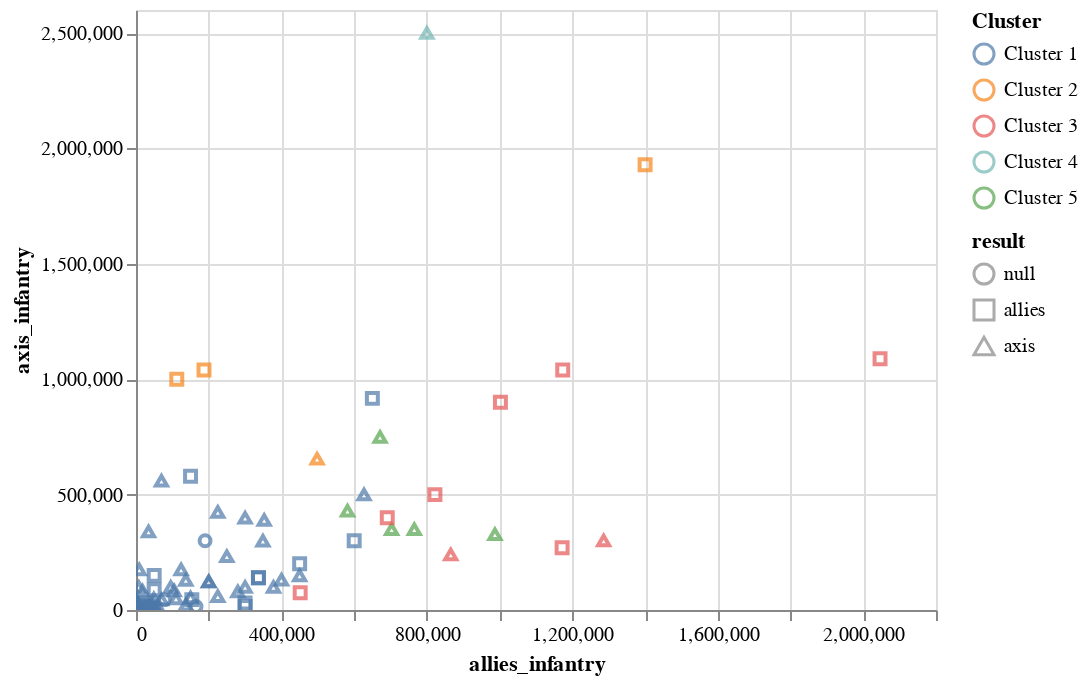

Notebook source saved alongside this figure:
### Code cell
c.encode(color=alt.Color('label 2:N', legend=alt.Legend(title='Cluster')))

### Figure 1 — Vega-Lite specification as saved in the notebook (floating-point values rounded to 4 significant figures)
{"$schema": "https://vega.github.io/schema/vega-lite/v3.3.0.json", "config": {"mark": {"tooltip": null}, "view": {"height": 300, "width": 400}}, "data": {"name": "data-3855ad11ffbf917cc8912d772e5f4b11"}, "datasets": {"data-3855ad11ffbf917cc8912d772e5f4b11": [{"allies_guns": 0, "allies_infantry": 240, "allies_tanks": 0, "axis_guns": 0, "axis_infantry": 3400, "axis_tanks": 0, "label": "Cluster 1", "label 2": "Cluster 1", "name": "Battle of Westerplatte", "result": "axis", "start": "1939-09-01T00:00:00"}, {"allies_guns": 16, "allies_infantry": 50000, "allies_tanks": 58, "axis_guns": 109, "axis_infantry": 5000, "axis_tanks": 498, "label": "Cluster 1", "label 2": "Cluster 1", "name": "Battle of Jordanów", "result": "axis", "start": "1939-09-01T00:00:00"}, {"allies_guns": 6, "allies_infantry": 720, "allies_tanks": 0, "axis_guns": 657, "axis_infantry": 42200, "axis_tanks": 350, "label": "Cluster 1", "label 2": "Cluster 1", "name": "Battle of Wizna", "result": "axis", "start": "1939-09-01T00:00:00"}, {"allies_guns": 46, "allies_infantry": 2800, "allies_tanks": 0, "axis_guns": 0, "axis_infantry": 38000, "axis_tanks": 0, "label": "Cluster 1", "label 2": "Cluster 1", "name": "Battle of Hel", "result": "axis", "start": "1939-09-01T00:00:00"}, {"allies_guns": 0, "allies_infantry": 225000, "allies_tanks": 0, "axis_guns": 0, "axis_infantry": 425000, "axis_tanks": 500, "label": "Cluster 4", "label 2": "Cluster 1", "name": "Battle of the Bzura", "result": "axis", "start": "1939-09-01T00:00:00"}, {"allies_guns": 0, "allies_infantry": 124000, "allies_tanks": 0, "axis_guns": 0, "axis_infantry": 175000, "axis_tanks": 0, "label": "Cluster 1", "label 2": "Cluster 1", "name": "Siege of Warsaw", "result": "axis", "start": "1939-09-01T00:00:00"}, {"allies_guns": 30, "allies_infantry": 8800, "allies_tanks": 0, "axis_guns": 0, "axis_infantry": 175000, "axis_tanks": 200, "label": "Cluster 1", "label 2": "Cluster 1", "name": "Battle of Lwów", "result": "axis", "start": "1939-09-01T00:00:00"}, {"allies_guns": 0, "allies_infantry": 70000, "allies_tanks": 400, "axis_guns": 0, "axis_infantry": 45000, "axis_tanks": 800, "label": "Cluster 1", "label 2": "Cluster 1", "name": "Battle of Tomaszów Lubelski", "result": "axis", "start": "1939-09-01T00:00:00"}, {"allies_guns": 0, "allies_infantry": 22500, "allies_tanks": 0, "axis_guns": 0, "axis_infantry": 20000, "axis_tanks": 0, "label": "Cluster 1", "label 2": "Cluster 1", "name": "Battle of Krasnobród", "result": "allies", "start": "1939-09-01T00:00:00"}, {"allies_guns": 0, "allies_infantry": 18000, "allies_tanks": 0, "axis_guns": 0, "axis_infantry": 30000, "axis_tanks": 400, "label": "Cluster 1", "label 2": "Cluster 1", "name": "Battle of Kock", "result": "allies", "start": "1939-10-01T00:00:00"}, {"allies_guns": 22, "allies_infantry": 6500, "allies_tanks": 0, "axis_guns": 0, "axis_infantry": 20000, "axis_tanks": 200, "label": "Cluster 1", "label 2": "Cluster 1", "name": "Battle of Wilno", "result": "axis", "start": "1939-09-01T00:00:00"}, {"allies_guns": 0, "allies_infantry": 4000, "allies_tanks": 0, "axis_guns": 0, "axis_infantry": 15000, "axis_tanks": 0, "label": "Cluster 1", "label 2": "Cluster 1", "name": "Battle of Szack", "result": "allies", "start": "1939-09-01T00:00:00"}, {"allies_guns": 13, "allies_infantry": 2000, "allies_tanks": 0, "axis_guns": 200, "axis_infantry": 1200, "axis_tanks": 70, "label": "Cluster 1", "label 2": "Cluster 1", "name": "Battle of Wytyczno", "result": "axis", "start": "1939-10-01T00:00:00"}, {"allies_guns": 0, "allies_infantry": 55000, "allies_tanks": 100, "axis_guns": 0, "axis_infantry": 11500, "axis_tanks": 0, "label": "Cluster 1", "label 2": "Cluster 1", "name": "Battle of Suomussalmi", "result": "axis", "start": "1939-12-01T00:00:00"}, {"allies_guns": 0, "allies_infantry": 300000, "allies_tanks": 0, "axis_guns": 0, "axis_infantry": 15000, "axis_tanks": 0, "label": "Cluster 1", "label 2": "Cluster 1", "name": "Battle of Summa", "result": "allies", "start": "1939-12-01T00:00:00"}, {"allies_guns": 0, "allies_infantry": 25000, "allies_tanks": 0, "axis_guns": 0, "axis_infantry": 10000, "axis_tanks": 0, "label": "Cluster 1", "label 2": "Cluster 1", "name": "Battle of Raate Road", "result": "axis", "start": "1940-01-01T00:00:00"}, {"allies_guns": 0, "allies_infantry": 60000, "allies_tanks": 100, "axis_guns": 0, "axis_infantry": 15000, "axis_tanks": 0, "label": "Cluster 1", "label 2": "Cluster 1", "name": "Battle of Kollaa", "result": "axis", "start": "1939-12-01T00:00:00"}, {"allies_guns": 0, "allies_infantry": 30000, "allies_tanks": 800, "axis_guns": 0, "axis_infantry": 750, "axis_tanks": 0, "label": "Cluster 1", "label 2": "Cluster 1", "name": "Battle of Petsamo", "result": "allies", "start": "1939-11-01T00:00:00"}, {"allies_guns": 0, "allies_infantry": 9000, "allies_tanks": 3, "axis_guns": 0, "axis_infantry": 17000, "axis_tanks": 800, "label": "Cluster 1", "label 2": "Cluster 1", "name": "Defense of Brest Fortress", "result": "axis", "start": "1941-06-01T00:00:00"}, {"allies_guns": 14171, "allies_infantry": 671165, "allies_tanks": 4522, "axis_guns": 0, "axis_infantry": 750000, "axis_tanks": 1936, "label": "Cluster 4", "label 2": "Cluster 5", "name": "Battle of Białystok-Minsk", "result": "axis", "start": "1941-06-01T00:00:00"}, {"allies_guns": 5573, "allies_infantry": 498000, "allies_tanks": 1393, "axis_guns": 7673, "axis_infantry": 655000, "axis_tanks": 1389, "label": "Cluster 4", "label 2": "Cluster 2", "name": "Baltic Operation", "result": "axis", "start": "1941-06-01T00:00:00"}, {"allies_guns": 0, "allies_infantry": 650000, "allies_tanks": 0, "axis_guns": 0, "axis_infantry": 917000, "axis_tanks": 0, "label": "Cluster 4", "label 2": "Cluster 1", "name": "Continuation War", "result": "allies", "start": "1941-06-01T00:00:00"}, {"allies_guns": 0, "allies_infantry": 45000, "allies_tanks": 0, "axis_guns": 0, "axis_infantry": 27500, "axis_tanks": 0, "label": "Cluster 1", "label 2": "Cluster 1", "name": "Operation Platinum Fox", "result": "axis", "start": "1941-06-01T00:00:00"}, {"allies_guns": 0, "allies_infantry": 78500, "allies_tanks": 200, "axis_guns": 0, "axis_infantry": 45000, "axis_tanks": 72, "label": "Cluster 1", "label 2": "Cluster 1", "name": "Operation Arctic Fox", "result": null, "start": "1941-07-01T00:00:00"}, {"allies_guns": 0, "allies_infantry": 581600, "allies_tanks": 1545, "axis_guns": 0, "axis_infantry": 430000, "axis_tanks": 1780, "label": "Cluster 4", "label 2": "Cluster 5", "name": "Battle of Smolensk (1941)", "result": "axis", "start": "1941-07-01T00:00:00"}, {"allies_guns": 858, "allies_infantry": 300000, "allies_tanks": 317, "axis_guns": 0, "axis_infantry": 400000, "axis_tanks": 600, "label": "Cluster 4", "label 2": "Cluster 1", "name": "Battle of Uman", "result": "axis", "start": "1941-07-01T00:00:00"}, {"allies_guns": 240, "allies_infantry": 34500, "allies_tanks": 0, "axis_guns": 0, "axis_infantry": 340223, "axis_tanks": 0, "label": "Cluster 1", "label 2": "Cluster 1", "name": "Siege of Odessa (1941)", "result": "axis", "start": "1941-08-01T00:00:00"}, {"allies_guns": 0, "allies_infantry": 627000, "allies_tanks": 0, "axis_guns": 0, "axis_infantry": 500000, "axis_tanks": 0, "label": "Cluster 4", "label 2": "Cluster 1", "name": "Battle of Kiev (1941)", "result": "axis", "start": "1941-08-01T00:00:00"}, {"allies_guns": 0, "allies_infantry": 190000, "allies_tanks": 0, "axis_guns": 0, "axis_infantry": 300000, "axis_tanks": 0, "label": "Cluster 1", "label 2": "Cluster 1", "name": "Sinyavino Offensive (1942)", "result": null, "start": "1942-10-01T00:00:00"}, {"allies_guns": 4600, "allies_infantry": 352500, "allies_tanks": 500, "axis_guns": 700, "axis_infantry": 390000, "axis_tanks": 50, "label": "Cluster 4", "label 2": "Cluster 1", "name": "Operation Iskra", "result": "axis", "start": "1943-01-01T00:00:00"}, {"allies_guns": 0, "allies_infantry": 1500, "allies_tanks": 0, "axis_guns": 0, "axis_infantry": 30000, "axis_tanks": 12, "label": "Cluster 1", "label 2": "Cluster 1", "name": "First Battle of Kharkov", "result": "axis", "start": "1941-10-01T00:00:00"}, {"allies_guns": 0, "allies_infantry": 32000, "allies_tanks": 0, "axis_guns": 0, "axis_infantry": 15000, "axis_tanks": 600, "label": "Cluster 1", "label 2": "Cluster 1", "name": "Battle at Borodino Field", "result": null, "start": "1941-10-01T00:00:00"}, {"allies_guns": 0, "allies_infantry": 249800, "allies_tanks": 238, "axis_guns": 0, "axis_infantry": 232549, "axis_tanks": 257, "label": "Cluster 1", "label 2": "Cluster 1", "name": "Battle of the Kerch Peninsula", "result": "axis", "start": "1941-12-01T00:00:00"}, {"allies_guns": 0, "allies_infantry": 349000, "allies_tanks": 120, "axis_guns": 0, "axis_infantry": 300000, "axis_tanks": 250, "label": "Cluster 4", "label 2": "Cluster 1", "name": "Battle of Rostov", "result": "axis", "start": "1941-11-01T00:00:00"}, {"allies_guns": 7600, "allies_infantry": 1400000, "allies_tanks": 3232, "axis_guns": 14000, "axis_infantry": 1929406, "axis_tanks": 2470, "label": "Cluster 5", "label 2": "Cluster 2", "name": "Battle of Moscow", "result": "allies", "start": "1941-10-01T00:00:00"}, {"allies_guns": 0, "allies_infantry": 400000, "allies_tanks": 0, "axis_guns": 0, "axis_infantry": 131000, "axis_tanks": 0, "label": "Cluster 1", "label 2": "Cluster 1", "name": "Demyansk Pocket", "result": "axis", "start": "1942-02-01T00:00:00"}, {"allies_guns": 1154, "allies_infantry": 765300, "allies_tanks": 1476, "axis_guns": 0, "axis_infantry": 350000, "axis_tanks": 507, "label": "Cluster 3", "label 2": "Cluster 5", "name": "Second Battle of Kharkov", "result": "axis", "start": "1942-05-01T00:00:00"}, {"allies_guns": 0, "allies_infantry": 800000, "allies_tanks": 0, "axis_guns": 0, "axis_infantry": 2500000, "axis_tanks": 0, "label": "Cluster 5", "label 2": "Cluster 4", "name": "Battle of Voronezh (1942)", "result": "axis", "start": "1942-06-01T00:00:00"}, {"allies_guns": 13451, "allies_infantry": 187000, "allies_tanks": 894, "axis_guns": 10250, "axis_infantry": 1040000, "axis_tanks": 500, "label": "Cluster 4", "label 2": "Cluster 2", "name": "Battle of Stalingrad", "result": "allies", "start": "1942-08-01T00:00:00"}, {"allies_guns": 13451, "allies_infantry": 1173500, "allies_tanks": 894, "axis_guns": 3000, "axis_infantry": 1040000, "axis_tanks": 950, "label": "Cluster 2", "label 2": "Cluster 3", "name": "Operation Uranus", "result": "allies", "start": "1942-11-01T00:00:00"}, {"allies_guns": 0, "allies_infantry": 702923, "allies_tanks": 1718, "axis_guns": 0, "axis_infantry": 350000, "axis_tanks": 1615, "label": "Cluster 3", "label 2": "Cluster 5", "name": "Operation Mars", "result": "axis", "start": "1942-11-01T00:00:00"}, {"allies_guns": 0, "allies_infantry": 6000, "allies_tanks": 0, "axis_guns": 0, "axis_infantry": 9000, "axis_tanks": 0, "label": "Cluster 1", "label 2": "Cluster 1", "name": "Battle of Nikolayevka", "result": "axis", "start": "1943-01-01T00:00:00"}, {"allies_guns": 0, "allies_infantry": 50000, "allies_tanks": 250, "axis_guns": 1500, "axis_infantry": 150000, "axis_tanks": 630, "label": "Cluster 1", "label 2": "Cluster 1", "name": "Operation Winter Storm", "result": "allies", "start": "1942-12-01T00:00:00"}, {"allies_guns": 0, "allies_infantry": 95608, "allies_tanks": 0, "axis_guns": 0, "axis_infantry": 100000, "axis_tanks": 0, "label": "Cluster 1", "label 2": "Cluster 1", "name": "Battle for Velikiye Luki (1943)", "result": "axis", "start": "1942-11-01T00:00:00"}, {"allies_guns": 1000, "allies_infantry": 33000, "allies_tanks": 0, "axis_guns": 0, "axis_infantry": 5900, "axis_tanks": 0, "label": "Cluster 1", "label 2": "Cluster 1", "name": "Battle of Krasny Bor", "result": "axis", "start": "1943-02-01T00:00:00"}, {"allies_guns": 0, "allies_infantry": 987000, "allies_tanks": 2100, "axis_guns": 0, "axis_infantry": 327900, "axis_tanks": 960, "label": "Cluster 3", "label 2": "Cluster 5", "name": "Battle of Voronezh (1943)", "result": "axis", "start": "1943-01-01T00:00:00"}, {"allies_guns": 0, "allies_infantry": 70000, "allies_tanks": 0, "axis_guns": 0, "axis_infantry": 560000, "axis_tanks": 0, "label": "Cluster 4", "label 2": "Cluster 1", "name": "Third Battle of Kharkov", "result": "axis", "start": "1943-02-01T00:00:00"}, {"allies_guns": 26379, "allies_infantry": 1286000, "allies_tanks": 2409, "axis_guns": 5500, "axis_infantry": 300700, "axis_tanks": 625, "label": "Cluster 3", "label 2": "Cluster 3", "name": "Operation Kutuzov", "result": "axis", "start": "1943-07-01T00:00:00"}, {"allies_guns": 0, "allies_infantry": 165000, "allies_tanks": 0, "axis_guns": 0, "axis_infantry": 15000, "axis_tanks": 400, "label": "Cluster 1", "label 2": "Cluster 1", "name": "Battle of Lenino", "result": null, "start": "1943-10-01T00:00:00"}, {"allies_guns": 5300, "allies_infantry": 336700, "allies_tanks": 924, "axis_guns": 242, "axis_infantry": 140000, "axis_tanks": 318, "label": "Cluster 1", "label 2": "Cluster 1", "name": "Korsun Pocket", "result": "allies", "start": "1944-01-01T00:00:00"}, {"allies_guns": 8890, "allies_infantry": 691000, "allies_tanks": 670, "axis_guns": 3500, "axis_infantry": 400000, "axis_tanks": 450, "label": "Cluster 3", "label 2": "Cluster 3", "name": "Uman-Botoshany Offensive", "result": "allies", "start": "1944-03-01T00:00:00"}, {"allies_guns": 4600, "allies_infantry": 822000, "allies_tanks": 550, "axis_guns": 2389, "axis_infantry": 500000, "axis_tanks": 146, "label": "Cluster 3", "label 2": "Cluster 3", "name": "Leningrad–Novgorod Offensive", "result": "allies", "start": "1944-01-01T00:00:00"}, {"allies_guns": 5300, "allies_infantry": 336700, "allies_tanks": 524, "axis_guns": 242, "axis_infantry": 140000, "axis_tanks": 318, "label": "Cluster 1", "label 2": "Cluster 1", "name": "Korsun-Cherkassy Pocket", "result": "allies", "start": "1944-01-01T00:00:00"}, {"allies_guns": 1200, "allies_infantry": 450000, "allies_tanks": 681, "axis_guns": 0, "axis_infantry": 150000, "axis_tanks": 110, "label": "Cluster 1", "label 2": "Cluster 1", "name": "Krasnoye Selo–Ropsha Offensive", "result": "axis", "start": "1944-01-01T00:00:00"}, {"allies_guns": 0, "allies_infantry": 300000, "allies_tanks": 0, "axis_guns": 1500, "axis_infantry": 100000, "axis_tanks": 100, "label": "Cluster 1", "label 2": "Cluster 1", "name": "Kingisepp–Gdov Offensive", "result": "axis", "start": "1944-02-01T00:00:00"}, {"allies_guns": 300, "allies_infantry": 46385, "allies_tanks": 0, "axis_guns": 36, "axis_infantry": 17100, "axis_tanks": 0, "label": "Cluster 1", "label 2": "Cluster 1", "name": "Battle of Auvere", "result": "axis", "start": "1944-07-01T00:00:00"}, {"allies_guns": 0, "allies_infantry": 200000, "allies_tanks": 0, "axis_guns": 1500, "axis_infantry": 123541, "axis_tanks": 100, "label": "Cluster 1", "label 2": "Cluster 1", "name": "Narva Offensive (15–28 February 1944)", "result": "axis", "start": "1944-02-01T00:00:00"}, {"allies_guns": 2500, "allies_infantry": 200000, "allies_tanks": 100, "axis_guns": 0, "axis_infantry": 123541, "axis_tanks": 0, "label": "Cluster 1", "label 2": "Cluster 1", "name": "Narva Offensive (1–4 March 1944)", "result": "axis", "start": "1944-03-01T00:00:00"}, {"allies_guns": 0, "allies_infantry": 136830, "allies_tanks": 1830, "axis_guns": 0, "axis_infantry": 22250, "axis_tanks": 87, "label": "Cluster 1", "label 2": "Cluster 1", "name": "Battle of Tannenberg Line", "result": "axis", "start": "1944-07-01T00:00:00"}, {"allies_guns": 10500, "allies_infantry": 451500, "allies_tanks": 800, "axis_guns": 1930, "axis_infantry": 75000, "axis_tanks": 110, "label": "Cluster 1", "label 2": "Cluster 3", "name": "Vyborg–Petrozavodsk Offensive", "result": "allies", "start": "1944-06-01T00:00:00"}, {"allies_guns": 0, "allies_infantry": 7700, "allies_tanks": 0, "axis_guns": 0, "axis_infantry": 100000, "axis_tanks": 0, "label": "Cluster 1", "label 2": "Cluster 1", "name": "Vilnius Offensive", "result": "axis", "start": "1944-07-01T00:00:00"}, {"allies_guns": 0, "allies_infantry": 150000, "allies_tanks": 0, "axis_guns": 0, "axis_infantry": 54000, "axis_tanks": 0, "label": "Cluster 1", "label 2": "Cluster 1", "name": "Battle of Tali-Ihantala", "result": "axis", "start": "1944-06-01T00:00:00"}, {"allies_guns": 11265, "allies_infantry": 1002200, "allies_tanks": 1979, "axis_guns": 6300, "axis_infantry": 900000, "axis_tanks": 900, "label": "Cluster 2", "label 2": "Cluster 3", "name": "Lvov–Sandomierz Offensive", "result": "allies", "start": "1944-07-01T00:00:00"}, {"allies_guns": 0, "allies_infantry": 49000, "allies_tanks": 0, "axis_guns": 0, "axis_infantry": 50000, "axis_tanks": 0, "label": "Cluster 1", "label 2": "Cluster 1", "name": "Warsaw Uprising", "result": "axis", "start": "1944-08-01T00:00:00"}, {"allies_guns": 0, "allies_infantry": 153500, "allies_tanks": 0, "axis_guns": 0, "axis_infantry": 45000, "axis_tanks": 0, "label": "Cluster 1", "label 2": "Cluster 1", "name": "Battle of Studzianki", "result": "allies", "start": "1944-08-01T00:00:00"}, {"allies_guns": 0, "allies_infantry": 225000, "allies_tanks": 100, "axis_guns": 0, "axis_infantry": 60000, "axis_tanks": 160, "label": "Cluster 1", "label 2": "Cluster 1", "name": "First Battle of Târgu Frumos", "result": "axis", "start": "1944-04-01T00:00:00"}, {"allies_guns": 0, "allies_infantry": 18000, "allies_tanks": 0, "axis_guns": 0, "axis_infantry": 83000, "axis_tanks": 0, "label": "Cluster 1", "label 2": "Cluster 1", "name": "Slovak National Uprising", "result": "axis", "start": "1944-10-01T00:00:00"}, {"allies_guns": 3241, "allies_infantry": 378000, "allies_tanks": 1000, "axis_guns": 2000, "axis_infantry": 100000, "axis_tanks": 350, "label": "Cluster 1", "label 2": "Cluster 1", "name": "Battle of the Dukla Pass", "result": "axis", "start": "1944-09-01T00:00:00"}, {"allies_guns": 0, "allies_infantry": 10000, "allies_tanks": 0, "axis_guns": 0, "axis_infantry": 1500, "axis_tanks": 0, "label": "Cluster 1", "label 2": "Cluster 1", "name": "Battle of Porkuni", "result": "axis", "start": "1944-09-01T00:00:00"}, {"allies_guns": 2100, "allies_infantry": 150000, "allies_tanks": 125, "axis_guns": 3640, "axis_infantry": 580000, "axis_tanks": 520, "label": "Cluster 4", "label 2": "Cluster 1", "name": "Belgrade Offensive", "result": "allies", "start": "1944-09-01T00:00:00"}, {"allies_guns": 10238, "allies_infantry": 865506, "allies_tanks": 825, "axis_guns": 3500, "axis_infantry": 240952, "axis_tanks": 293, "label": "Cluster 3", "label 2": "Cluster 3", "name": "Battle of Debrecen", "result": "axis", "start": "1944-10-01T00:00:00"}, {"allies_guns": 0, "allies_infantry": 105000, "allies_tanks": 0, "axis_guns": 0, "axis_infantry": 84000, "axis_tanks": 0, "label": "Cluster 1", "label 2": "Cluster 1", "name": "Battle of Poznań (1945)", "result": "axis", "start": "1945-01-01T00:00:00"}, {"allies_guns": 5200, "allies_infantry": 137000, "allies_tanks": 528, "axis_guns": 4000, "axis_infantry": 130000, "axis_tanks": 108, "label": "Cluster 1", "label 2": "Cluster 1", "name": "Battle of Königsberg", "result": "axis", "start": "1945-01-01T00:00:00"}, {"allies_guns": 0, "allies_infantry": 300000, "allies_tanks": 800, "axis_guns": 0, "axis_infantry": 30000, "axis_tanks": 400, "label": "Cluster 1", "label 2": "Cluster 1", "name": "Defense of Schwedt Bridgehead", "result": "allies", "start": "1945-02-01T00:00:00"}, {"allies_guns": 0, "allies_infantry": 50000, "allies_tanks": 0, "axis_guns": 0, "axis_infantry": 87334, "axis_tanks": 0, "label": "Cluster 1", "label 2": "Cluster 1", "name": "Siege of Breslau", "result": "allies", "start": "1945-02-01T00:00:00"}, {"allies_guns": 0, "allies_infantry": 28000, "allies_tanks": 0, "axis_guns": 0, "axis_infantry": 10000, "axis_tanks": 0, "label": "Cluster 1", "label 2": "Cluster 1", "name": "Battle of Kolberg", "result": "allies", "start": "1945-03-01T00:00:00"}, {"allies_guns": 0, "allies_infantry": 450000, "allies_tanks": 0, "axis_guns": 0, "axis_infantry": 200000, "axis_tanks": 0, "label": "Cluster 1", "label 2": "Cluster 1", "name": "Battle of the Transdanubian Hills", "result": "allies", "start": "1945-03-01T00:00:00"}, {"allies_guns": 0, "allies_infantry": 600000, "allies_tanks": 0, "axis_guns": 0, "axis_infantry": 300000, "axis_tanks": 0, "label": "Cluster 3", "label 2": "Cluster 1", "name": "Nagykanizsa–Kermend Offensive", "result": "allies", "start": "1945-03-01T00:00:00"}, {"allies_guns": 5425, "allies_infantry": 1171800, "allies_tanks": 1600, "axis_guns": 434, "axis_infantry": 270000, "axis_tanks": 772, "label": "Cluster 3", "label 2": "Cluster 3", "name": "Vienna Offensive", "result": "allies", "start": "1945-04-01T00:00:00"}, {"allies_guns": 2625, "allies_infantry": 112143, "allies_tanks": 587, "axis_guns": 16934, "axis_infantry": 1000000, "axis_tanks": 3059, "label": "Cluster 4", "label 2": "Cluster 2", "name": "Battle of the Seelow Heights", "result": "allies", "start": "1945-04-01T00:00:00"}, {"allies_guns": 0, "allies_infantry": 280000, "allies_tanks": 0, "axis_guns": 0, "axis_infantry": 80000, "axis_tanks": 79, "label": "Cluster 1", "label 2": "Cluster 1", "name": "Battle of Halbe", "result": "axis", "start": "1945-04-01T00:00:00"}, {"allies_guns": 0, "allies_infantry": 110000, "allies_tanks": 500, "axis_guns": 600, "axis_infantry": 50000, "axis_tanks": 300, "label": "Cluster 1", "label 2": "Cluster 1", "name": "Battle of Bautzen (1945)", "result": "axis", "start": "1945-04-01T00:00:00"}, {"allies_guns": 0, "allies_infantry": 2046100, "allies_tanks": 0, "axis_guns": 0, "axis_infantry": 1089000, "axis_tanks": 0, "label": "Cluster 2", "label 2": "Cluster 3", "name": "Prague Offensive", "result": "allies", "start": "1945-05-01T00:00:00"}, {"allies_guns": 0, "allies_infantry": 35000, "allies_tanks": 0, "axis_guns": 0, "axis_infantry": 1800, "axis_tanks": 0, "label": "Cluster 1", "label 2": "Cluster 1", "name": "Battle of Odzak", "result": "allies", "start": "1945-04-01T00:00:00"}]}, "encoding": {"color": {"field": "label 2", "legend": {"title": "Cluster"}, "type": "nominal"}, "shape": {"field": "result", "type": "nominal"}, "tooltip": [{"field": "allies_infantry", "type": "quantitative"}, {"field": "axis_infantry", "type": "quantitative"}, {"field": "allies_tanks", "type": "quantitative"}, {"field": "axis_tanks", "type": "quantitative"}, {"field": "allies_guns", "type": "quantitative"}, {"field": "axis_guns", "type": "quantitative"}, {"field": "label", "type": "nominal"}, {"field": "name", "type": "nominal"}, {"field": "result", "type": "nominal"}, {"field": "start", "type": "temporal"}], "x": {"field": "allies_infantry", "type": "quantitative"}, "y": {"field": "axis_infantry", "type": "quantitative"}}, "mark": "point", "selection": {"selector007": {"bind": "scales", "encodings": ["x", "y"], "type": "interval"}}}
